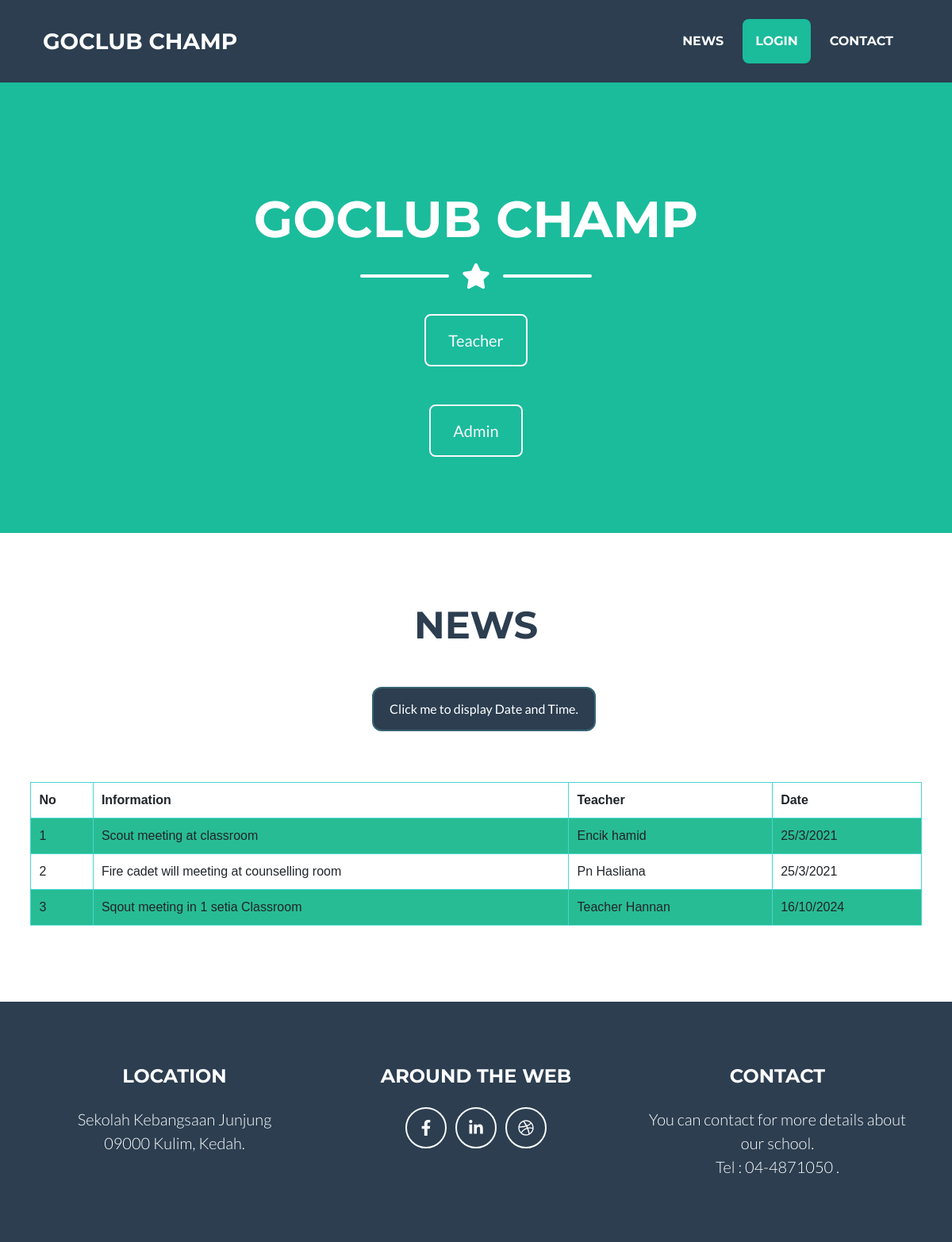
The page / on the database its author committed.
### tables this page shows
CREATE TABLE `announcement` (
  `id` int(11) NOT NULL,
  `information` varchar(50) NOT NULL,
  `teacher` varchar(50) NOT NULL,
  `date` varchar(50) NOT NULL
);

### index.php (the view, shortened to what this page needs)
<!DOCTYPE html>
<html lang="en">
    <head>
        <link href="css/styles.css" rel="stylesheet" />
    </head>
    <body id="page-top">
        <nav class="navbar navbar-expand-lg bg-secondary text-uppercase fixed-top" id="mainNav">
            <div class="container">
                <a class="navbar-brand js-scroll-trigger" href="#page-top">Goclub Champ</a>
                <div class="collapse navbar-collapse" id="navbarResponsive">
                    <ul class="navbar-nav ml-auto">
                        <li class="nav-item mx-0 mx-lg-1"><a class="nav-link py-3 px-0 px-lg-3 rounded js-scroll-trigger" href="#portfolio">News</a></li>
                        <li class="nav-item mx-0 mx-lg-1"><a class="nav-link py-3 px-0 px-lg-3 rounded js-scroll-trigger" href="#page-top">Login</a></li>
                        <li class="nav-item mx-0 mx-lg-1"><a class="nav-link py-3 px-0 px-lg-3 rounded js-scroll-trigger" href="#contact">Contact</a></li>
                    </ul>
                </div>
            </div>
        </nav>
        <header class="masthead bg-primary text-white text-center">
            <div class="container d-flex align-items-center flex-column">
                <h1 class="masthead-heading text-uppercase mb-0">GOCLUB Champ</h1>
				<div class="divider-custom divider-light">
        <div class="divider-custom-line"></div>
        <div class="divider-custom-icon"><i class="fas fa-star"></i></div>
        <div class="divider-custom-line"></div></div>
		 <a class="btn btn-xl btn-outline-light" href="login.php">
        Teacher
        </a><br><br>
		<a class="btn btn-xl btn-outline-light" href="login2.php">
        Admin</a></div></div>
        </header>
        <section class="page-section portfolio" id="portfolio">
                <h2 class="page-section-heading text-center text-uppercase text-secondary mb-0">NEWS</h2>
                  <center><br><br><button type="button"
					onclick="document.getElementById('demo').innerHTML = Date()">
						Click me to display Date and Time.</button><br><p id="demo"></p></center><br>
							<div class="row justify-content-center">
								<?php include 'dblink.php';?>
								<table>
									<tr>
										<th>No</th>
										<th>Information</th>
										<th>Teacher</th>
										<th>Date</th>
										</tr>
								<?php
								$count=1;
								$sel_query="Select * from announcement;";
								$result = mysqli_query($conn,$sel_query);
								while($row = mysqli_fetch_assoc($result)){ ?>
								<tr>
								<td align="center"><?php echo $count; ?></td>
								<td align="center"><?php echo $row["information"]; ?></td>
								<td align="center"><?php echo $row["teacher"]; ?></td>
								<td align="center"><?php echo $row["date"]; ?></td>
								<?php $count++; } ?>
							</table>
						</div>
         </section>
<section id="contact">
        <footer class="footer text-center">
            <div class="container">
                <div class="row">
                    <div class="col-lg-4 mb-5 mb-lg-0">
                        <h4 class="text-uppercase mb-4">Location</h4>
                        <p class="lead mb-0">
                            Sekolah Kebangsaan Junjung
                            <br />
                            09000 Kulim, Kedah.
                        </p>
                    </div>
                    <div class="col-lg-4 mb-5 mb-lg-0">
                        <h4 class="text-uppercase mb-4">Around the Web</h4>
                        <a class="btn btn-outline-light btn-social mx-1" href="#!"><i class="fab fa-fw fa-facebook-f"></i></a>
                        <a class="btn btn-outline-light btn-social mx-1" href="https://skjunjong.blogspot.com/"><i class="fab fa-fw fa-linkedin-in"></i></a>
                        <a class="btn btn-outline-light btn-social mx-1" href="#!"><i class="fab fa-fw fa-dribbble"></i></a>
                    </div>
                    <div class="col-lg-4">
                        <h4 class="text-uppercase mb-4">Contact</h4>
                        <p class="lead mb-0">
                            You can contact for more details about our school.<br>
                            <a> Tel : 04-4871050</a>
                            .
                        </p>
                    </div>
                </div>
            </div>
        </footer>
		</section>
    </body>
</html>

### index.php (style rules this page uses)
table { font-family: arial, sans-serif; border-collapse: collapse; width: 90%; }
td, th { border: 1px solid #47d6cf; text-align: left; padding: 10px; }
tr:nth-child(even) { background-color: #28bc94; }
button { background-color:#2c3e50; display:block; margin:10px 0px 0px 20px; text-align:right; border-radius:12px; border:2px solid #366473; padding:14px 20px; outline:none; color:white; cursor:pointer; transition:0.15px; color:white; }

### rows shown on the page
announcement: information "Scout meeting at classroom", teacher "Encik hamid", date "25/3/2021"
announcement: information "Fire cadet will meeting at counselling room", teacher "Pn Hasliana", date "25/3/2021"
announcement: information "Sqout meeting in 1 setia Classroom", teacher "Teacher Hannan", date "16/10/2024"
